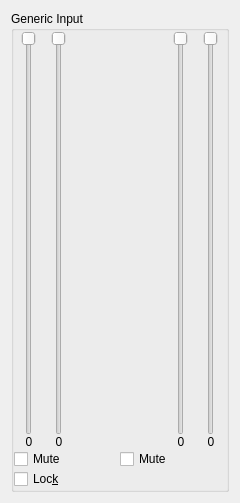
<?xml version="1.0" encoding="UTF-8"?>
<ui version="4.0">
 <class>MixerInput</class>
 <widget class="QWidget" name="MixerInput">
  <property name="geometry">
   <rect>
    <x>0</x>
    <y>0</y>
    <width>240</width>
    <height>503</height>
   </rect>
  </property>
  <property name="sizePolicy">
   <sizepolicy hsizetype="Expanding" vsizetype="Expanding">
    <horstretch>0</horstretch>
    <verstretch>0</verstretch>
   </sizepolicy>
  </property>
  <property name="windowTitle">
   <string>Mixer Input</string>
  </property>
  <layout class="QVBoxLayout">
   <item>
    <widget class="QGroupBox" name="inputGroup">
     <property name="sizePolicy">
      <sizepolicy hsizetype="Expanding" vsizetype="Expanding">
       <horstretch>0</horstretch>
       <verstretch>0</verstretch>
      </sizepolicy>
     </property>
     <property name="title">
      <string>Generic Input</string>
     </property>
     <property name="alignment">
      <set>Qt::AlignTop</set>
     </property>
     <property name="flat">
      <bool>true</bool>
     </property>
     <layout class="QVBoxLayout">
      <property name="spacing">
       <number>0</number>
      </property>
      <property name="leftMargin">
       <number>0</number>
      </property>
      <property name="topMargin">
       <number>0</number>
      </property>
      <property name="rightMargin">
       <number>0</number>
      </property>
      <property name="bottomMargin">
       <number>0</number>
      </property>
      <item>
       <layout class="QHBoxLayout">
        <property name="spacing">
         <number>0</number>
        </property>
        <property name="leftMargin">
         <number>0</number>
        </property>
        <property name="topMargin">
         <number>0</number>
        </property>
        <property name="rightMargin">
         <number>0</number>
        </property>
        <property name="bottomMargin">
         <number>0</number>
        </property>
        <item>
         <layout class="QVBoxLayout">
          <property name="spacing">
           <number>0</number>
          </property>
          <property name="leftMargin">
           <number>0</number>
          </property>
          <property name="topMargin">
           <number>0</number>
          </property>
          <property name="rightMargin">
           <number>0</number>
          </property>
          <property name="bottomMargin">
           <number>0</number>
          </property>
          <item>
           <layout class="QHBoxLayout" stretch="0,0,0">
            <property name="spacing">
             <number>0</number>
            </property>
            <property name="leftMargin">
             <number>0</number>
            </property>
            <property name="topMargin">
             <number>0</number>
            </property>
            <property name="rightMargin">
             <number>0</number>
            </property>
            <property name="bottomMargin">
             <number>0</number>
            </property>
            <item>
             <layout class="QVBoxLayout" stretch="0,0">
              <property name="spacing">
               <number>0</number>
              </property>
              <property name="leftMargin">
               <number>0</number>
              </property>
              <property name="topMargin">
               <number>0</number>
              </property>
              <property name="rightMargin">
               <number>0</number>
              </property>
              <property name="bottomMargin">
               <number>0</number>
              </property>
              <item>
               <widget class="QSlider" name="leftVolume">
                <property name="sizePolicy">
                 <sizepolicy hsizetype="Expanding" vsizetype="Expanding">
                  <horstretch>1</horstretch>
                  <verstretch>6</verstretch>
                 </sizepolicy>
                </property>
                <property name="focusPolicy">
                 <enum>Qt::ClickFocus</enum>
                </property>
                <property name="maximum">
                 <number>96</number>
                </property>
                <property name="orientation">
                 <enum>Qt::Vertical</enum>
                </property>
                <property name="invertedAppearance">
                 <bool>true</bool>
                </property>
                <property name="invertedControls">
                 <bool>true</bool>
                </property>
               </widget>
              </item>
              <item>
               <widget class="QLabel" name="leftVolLabel">
                <property name="sizePolicy">
                 <sizepolicy hsizetype="MinimumExpanding" vsizetype="Fixed">
                  <horstretch>0</horstretch>
                  <verstretch>0</verstretch>
                 </sizepolicy>
                </property>
                <property name="minimumSize">
                 <size>
                  <width>30</width>
                  <height>0</height>
                 </size>
                </property>
                <property name="frameShape">
                 <enum>QFrame::NoFrame</enum>
                </property>
                <property name="frameShadow">
                 <enum>QFrame::Plain</enum>
                </property>
                <property name="text">
                 <string notr="true">0</string>
                </property>
                <property name="alignment">
                 <set>Qt::AlignCenter</set>
                </property>
                <property name="wordWrap">
                 <bool>false</bool>
                </property>
                <property name="margin">
                 <number>0</number>
                </property>
                <property name="indent">
                 <number>-1</number>
                </property>
               </widget>
              </item>
             </layout>
            </item>
            <item>
             <layout class="QVBoxLayout" stretch="0,0">
              <property name="spacing">
               <number>0</number>
              </property>
              <property name="leftMargin">
               <number>0</number>
              </property>
              <property name="topMargin">
               <number>0</number>
              </property>
              <property name="rightMargin">
               <number>0</number>
              </property>
              <property name="bottomMargin">
               <number>0</number>
              </property>
              <item>
               <widget class="QSlider" name="leftStereo">
                <property name="sizePolicy">
                 <sizepolicy hsizetype="Expanding" vsizetype="Expanding">
                  <horstretch>1</horstretch>
                  <verstretch>6</verstretch>
                 </sizepolicy>
                </property>
                <property name="focusPolicy">
                 <enum>Qt::ClickFocus</enum>
                </property>
                <property name="maximum">
                 <number>96</number>
                </property>
                <property name="orientation">
                 <enum>Qt::Vertical</enum>
                </property>
                <property name="invertedAppearance">
                 <bool>true</bool>
                </property>
                <property name="invertedControls">
                 <bool>true</bool>
                </property>
               </widget>
              </item>
              <item>
               <widget class="QLabel" name="leftStereoLabel">
                <property name="sizePolicy">
                 <sizepolicy hsizetype="MinimumExpanding" vsizetype="Fixed">
                  <horstretch>0</horstretch>
                  <verstretch>0</verstretch>
                 </sizepolicy>
                </property>
                <property name="minimumSize">
                 <size>
                  <width>30</width>
                  <height>0</height>
                 </size>
                </property>
                <property name="text">
                 <string notr="true">0</string>
                </property>
                <property name="alignment">
                 <set>Qt::AlignCenter</set>
                </property>
                <property name="wordWrap">
                 <bool>false</bool>
                </property>
                <property name="margin">
                 <number>0</number>
                </property>
               </widget>
              </item>
             </layout>
            </item>
            <item>
             <widget class="PeakMeter" name="leftMeter" native="true">
              <property name="sizePolicy">
               <sizepolicy hsizetype="Expanding" vsizetype="Expanding">
                <horstretch>1</horstretch>
                <verstretch>7</verstretch>
               </sizepolicy>
              </property>
              <property name="minimumSize">
               <size>
                <width>1</width>
                <height>0</height>
               </size>
              </property>
             </widget>
            </item>
           </layout>
          </item>
          <item>
           <widget class="QCheckBox" name="checkMuteLeft">
            <property name="sizePolicy">
             <sizepolicy hsizetype="Expanding" vsizetype="Fixed">
              <horstretch>0</horstretch>
              <verstretch>0</verstretch>
             </sizepolicy>
            </property>
            <property name="text">
             <string>Mute</string>
            </property>
            <property name="shortcut">
             <string/>
            </property>
           </widget>
          </item>
         </layout>
        </item>
        <item>
         <layout class="QVBoxLayout">
          <property name="spacing">
           <number>0</number>
          </property>
          <property name="leftMargin">
           <number>0</number>
          </property>
          <property name="topMargin">
           <number>0</number>
          </property>
          <property name="rightMargin">
           <number>0</number>
          </property>
          <property name="bottomMargin">
           <number>0</number>
          </property>
          <item>
           <layout class="QHBoxLayout">
            <property name="spacing">
             <number>0</number>
            </property>
            <property name="leftMargin">
             <number>0</number>
            </property>
            <property name="topMargin">
             <number>0</number>
            </property>
            <property name="rightMargin">
             <number>0</number>
            </property>
            <property name="bottomMargin">
             <number>0</number>
            </property>
            <item>
             <widget class="PeakMeter" name="rightMeter" native="true">
              <property name="sizePolicy">
               <sizepolicy hsizetype="Expanding" vsizetype="Expanding">
                <horstretch>1</horstretch>
                <verstretch>7</verstretch>
               </sizepolicy>
              </property>
              <property name="minimumSize">
               <size>
                <width>1</width>
                <height>0</height>
               </size>
              </property>
             </widget>
            </item>
            <item>
             <layout class="QVBoxLayout">
              <property name="spacing">
               <number>0</number>
              </property>
              <property name="leftMargin">
               <number>0</number>
              </property>
              <property name="topMargin">
               <number>0</number>
              </property>
              <property name="rightMargin">
               <number>0</number>
              </property>
              <property name="bottomMargin">
               <number>0</number>
              </property>
              <item>
               <widget class="QSlider" name="rightStereo">
                <property name="sizePolicy">
                 <sizepolicy hsizetype="Expanding" vsizetype="Expanding">
                  <horstretch>1</horstretch>
                  <verstretch>6</verstretch>
                 </sizepolicy>
                </property>
                <property name="focusPolicy">
                 <enum>Qt::ClickFocus</enum>
                </property>
                <property name="maximum">
                 <number>96</number>
                </property>
                <property name="orientation">
                 <enum>Qt::Vertical</enum>
                </property>
                <property name="invertedAppearance">
                 <bool>true</bool>
                </property>
                <property name="invertedControls">
                 <bool>true</bool>
                </property>
               </widget>
              </item>
              <item>
               <widget class="QLabel" name="rightStereoLlabel">
                <property name="sizePolicy">
                 <sizepolicy hsizetype="MinimumExpanding" vsizetype="Fixed">
                  <horstretch>0</horstretch>
                  <verstretch>0</verstretch>
                 </sizepolicy>
                </property>
                <property name="minimumSize">
                 <size>
                  <width>30</width>
                  <height>0</height>
                 </size>
                </property>
                <property name="text">
                 <string notr="true">0</string>
                </property>
                <property name="alignment">
                 <set>Qt::AlignCenter</set>
                </property>
                <property name="wordWrap">
                 <bool>false</bool>
                </property>
               </widget>
              </item>
             </layout>
            </item>
            <item>
             <layout class="QVBoxLayout">
              <property name="spacing">
               <number>0</number>
              </property>
              <property name="leftMargin">
               <number>0</number>
              </property>
              <property name="topMargin">
               <number>0</number>
              </property>
              <property name="rightMargin">
               <number>0</number>
              </property>
              <property name="bottomMargin">
               <number>0</number>
              </property>
              <item>
               <widget class="QSlider" name="rightVolume">
                <property name="sizePolicy">
                 <sizepolicy hsizetype="Expanding" vsizetype="Expanding">
                  <horstretch>1</horstretch>
                  <verstretch>6</verstretch>
                 </sizepolicy>
                </property>
                <property name="focusPolicy">
                 <enum>Qt::ClickFocus</enum>
                </property>
                <property name="maximum">
                 <number>96</number>
                </property>
                <property name="orientation">
                 <enum>Qt::Vertical</enum>
                </property>
                <property name="invertedAppearance">
                 <bool>true</bool>
                </property>
                <property name="invertedControls">
                 <bool>true</bool>
                </property>
               </widget>
              </item>
              <item>
               <widget class="QLabel" name="rightVolLabel">
                <property name="sizePolicy">
                 <sizepolicy hsizetype="MinimumExpanding" vsizetype="Fixed">
                  <horstretch>0</horstretch>
                  <verstretch>0</verstretch>
                 </sizepolicy>
                </property>
                <property name="minimumSize">
                 <size>
                  <width>30</width>
                  <height>0</height>
                 </size>
                </property>
                <property name="text">
                 <string notr="true">0</string>
                </property>
                <property name="alignment">
                 <set>Qt::AlignCenter</set>
                </property>
                <property name="wordWrap">
                 <bool>false</bool>
                </property>
               </widget>
              </item>
             </layout>
            </item>
           </layout>
          </item>
          <item>
           <widget class="QCheckBox" name="checkMuteRight">
            <property name="sizePolicy">
             <sizepolicy hsizetype="Expanding" vsizetype="Fixed">
              <horstretch>0</horstretch>
              <verstretch>0</verstretch>
             </sizepolicy>
            </property>
            <property name="text">
             <string>Mute</string>
            </property>
            <property name="shortcut">
             <string/>
            </property>
           </widget>
          </item>
         </layout>
        </item>
       </layout>
      </item>
      <item>
       <widget class="QCheckBox" name="checkLock">
        <property name="sizePolicy">
         <sizepolicy hsizetype="Expanding" vsizetype="Fixed">
          <horstretch>0</horstretch>
          <verstretch>0</verstretch>
         </sizepolicy>
        </property>
        <property name="text">
         <string>Loc&amp;k</string>
        </property>
        <property name="shortcut">
         <string>Alt+K</string>
        </property>
       </widget>
      </item>
     </layout>
    </widget>
   </item>
  </layout>
 </widget>
 <layoutdefault spacing="6" margin="11"/>
 <customwidgets>
  <customwidget>
   <class>PeakMeter</class>
   <extends>QWidget</extends>
   <header>peakmeter.h</header>
  </customwidget>
 </customwidgets>
 <includes>
  <include location="local">peakmeter.h</include>
  <include location="local">peakmeter.h</include>
 </includes>
 <resources/>
 <connections>
  <connection>
   <sender>leftVolume</sender>
   <signal>valueChanged(int)</signal>
   <receiver>leftVolLabel</receiver>
   <slot>setNum(int)</slot>
   <hints>
    <hint type="sourcelabel">
     <x>20</x>
     <y>20</y>
    </hint>
    <hint type="destinationlabel">
     <x>20</x>
     <y>20</y>
    </hint>
   </hints>
  </connection>
  <connection>
   <sender>rightVolume</sender>
   <signal>valueChanged(int)</signal>
   <receiver>rightVolLabel</receiver>
   <slot>setNum(int)</slot>
   <hints>
    <hint type="sourcelabel">
     <x>20</x>
     <y>20</y>
    </hint>
    <hint type="destinationlabel">
     <x>20</x>
     <y>20</y>
    </hint>
   </hints>
  </connection>
  <connection>
   <sender>leftStereo</sender>
   <signal>valueChanged(int)</signal>
   <receiver>leftStereoLabel</receiver>
   <slot>setNum(int)</slot>
   <hints>
    <hint type="sourcelabel">
     <x>20</x>
     <y>20</y>
    </hint>
    <hint type="destinationlabel">
     <x>20</x>
     <y>20</y>
    </hint>
   </hints>
  </connection>
  <connection>
   <sender>rightStereo</sender>
   <signal>valueChanged(int)</signal>
   <receiver>rightStereoLlabel</receiver>
   <slot>setNum(int)</slot>
   <hints>
    <hint type="sourcelabel">
     <x>20</x>
     <y>20</y>
    </hint>
    <hint type="destinationlabel">
     <x>20</x>
     <y>20</y>
    </hint>
   </hints>
  </connection>
 </connections>
</ui>
